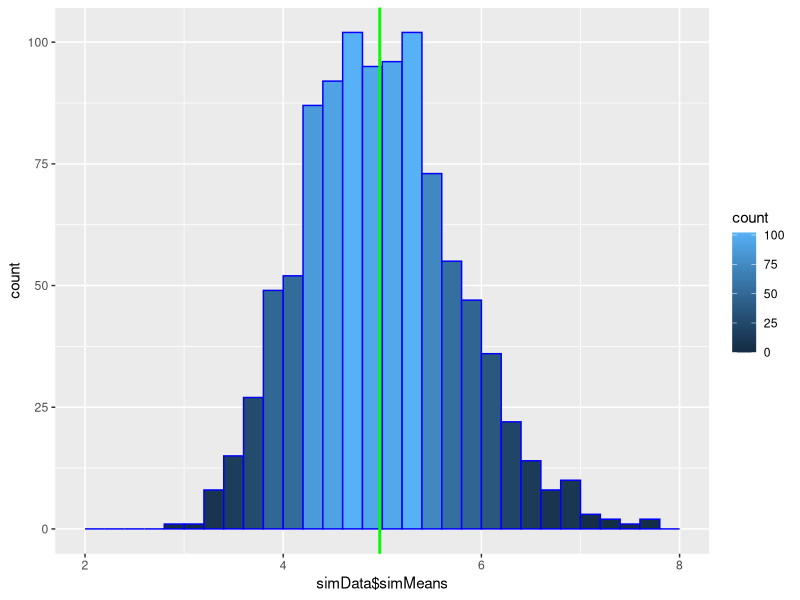
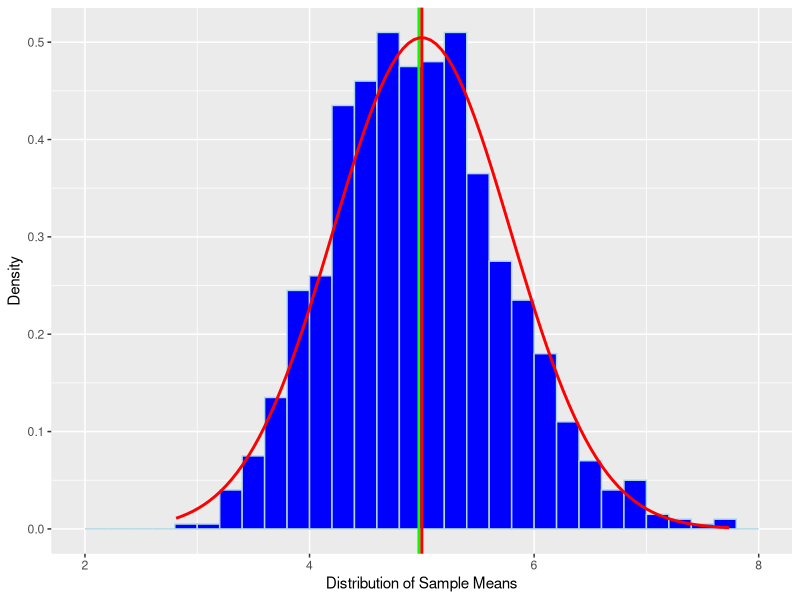
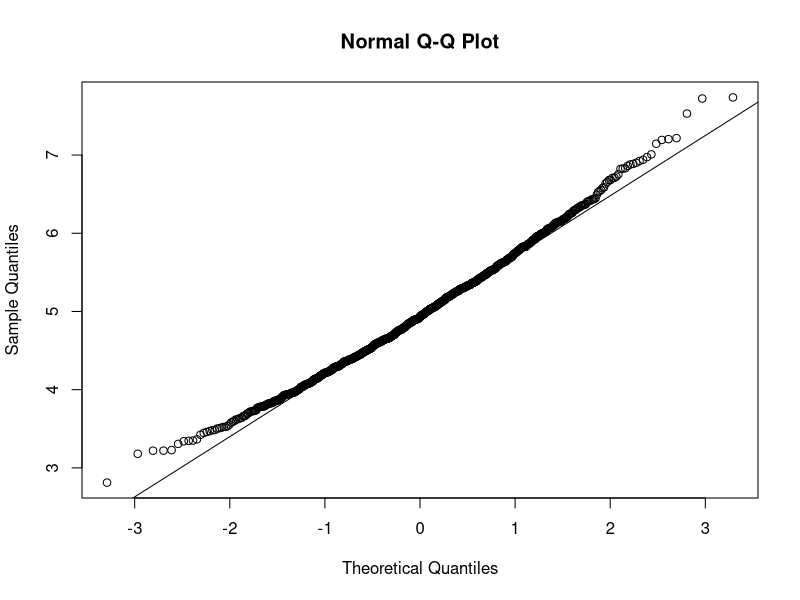

Generate these figures, in order, with R:
## ---- chunk 1
library(ggplot2)
set.seed(1234)  
n <- 40 
nsim <- 1000
lambda <- 0.2
simMatrix <- matrix(rexp(n=n * nsim, rate=lambda), nsim, n)
## ---- chunk 2
simMeans <- rowMeans(simMatrix)
simData <- data.frame(cbind(simMatrix, simMeans))
ggplot(simData, aes(simData$simMeans)) + geom_histogram(breaks=seq(2,8, by=0.2), col="blue", aes(fill=..count..)) + geom_vline(aes(xintercept=mean(simData$simMeans)), color="green", size=1)
## ---- chunk 3
(simMean <- mean(simMeans))
(expMean <- 1 / lambda) 
## ---- chunk 4
(simVar <- var(simMeans))
(expVar <- ((1 / lambda)^2 / n))
## ---- chunk 5
(simSD <- sd(simMeans))
(expSD <- 1 / (lambda * sqrt(n)))
## ---- chunk 6
ggplot(simData, aes(x=simData$simMeans)) + geom_histogram(breaks=seq(2,8, by=0.2), aes(y=..density..), color="lightblue", fill="blue") + geom_vline(aes(xintercept=mean(simData$simMeans)), color="green", size=1) + geom_vline(aes(xintercept=expMean), color="red", size=1) + stat_function(fun=dnorm, args=list(mean=expMean, sd=expSD), color="red", size=1) + labs(x="Distribution of Sample Means", y="Density")

## ---- chunk 7
(simCI <- simMean + c(-1, 1) * 1.96 * sqrt(simVar) / sqrt(n))
(expCI <- expMean + c(-1, 1) * 1.96 * sqrt(expVar) / sqrt(n))
## ---- chunk 8
qqnorm(simMeans)
qqline(simMeans)
